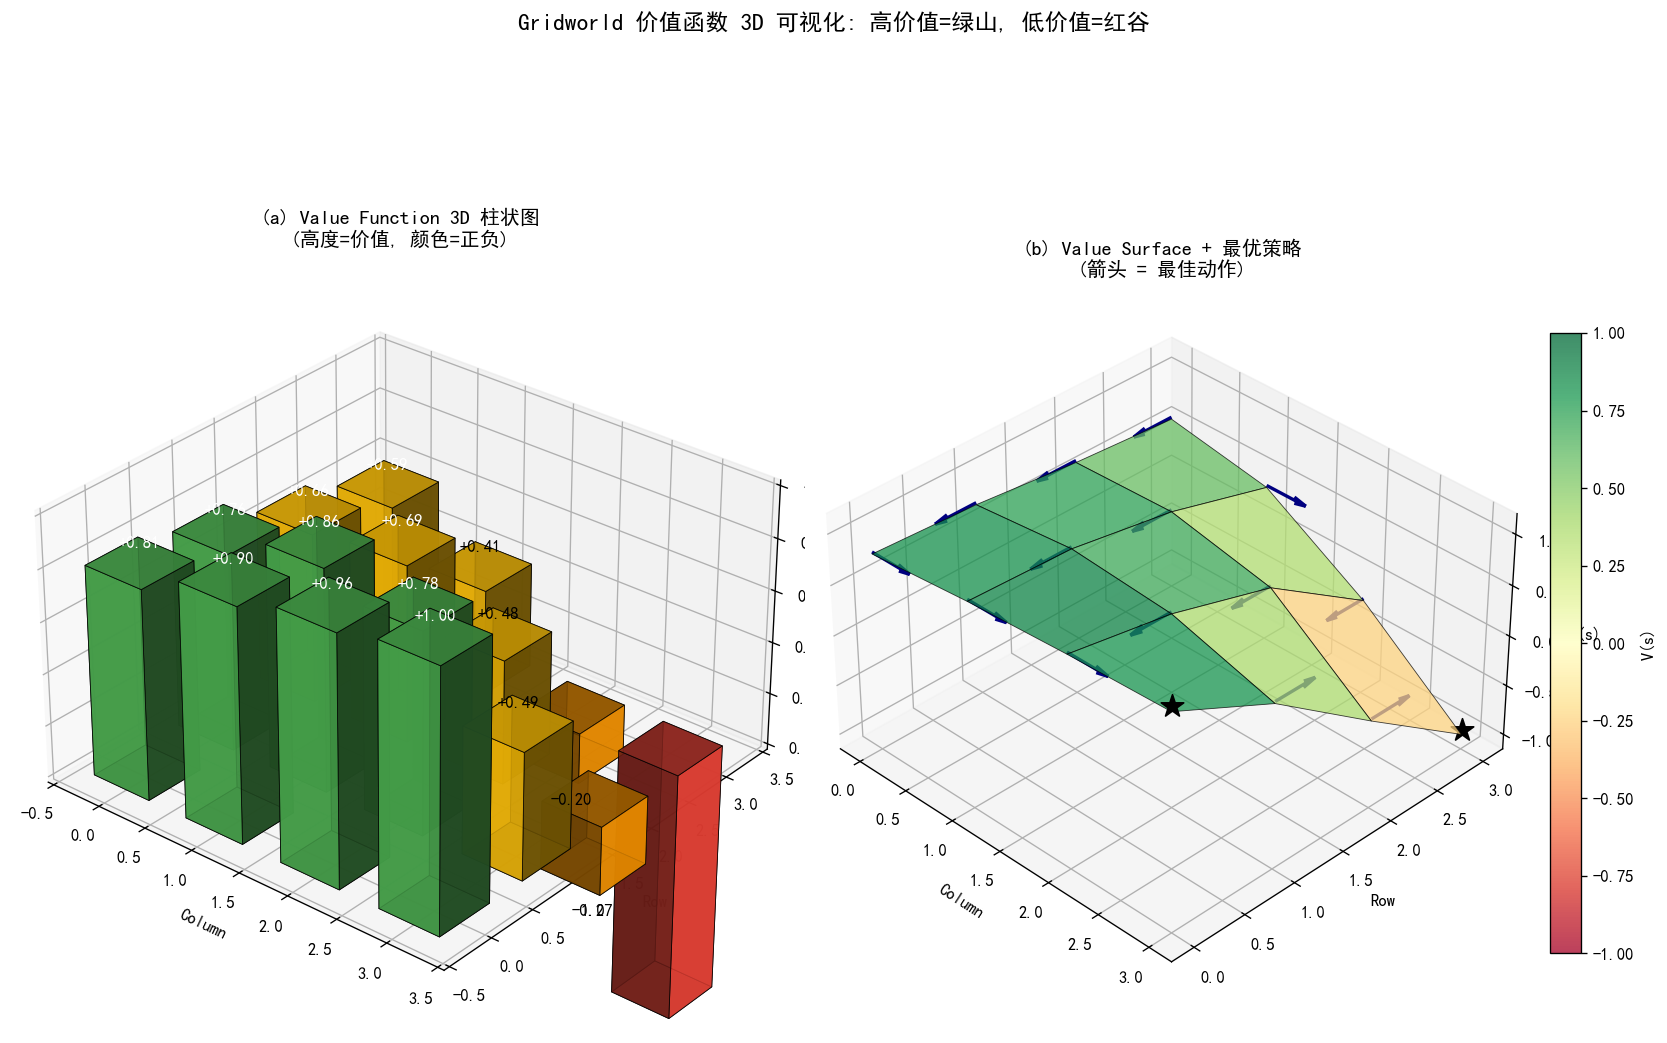

Generate this figure with Python:
"""
9-3-value-landscape-3d.py
Draw a 3D value function landscape for a simple Gridworld.
Each cell has a height = V(s), making it visually clear which cells are
"good" (tall green bars) and which are "bad" (short red bars).

Output: assets/figures/9-3-value-landscape-3d.png
"""
import os
os.makedirs("assets/figures", exist_ok=True)

import numpy as np
import matplotlib.pyplot as plt
from mpl_toolkits.mplot3d import Axes3D  # noqa


# 4x4 gridworld value function (from value iteration)
V = np.array([
    [0.81, 0.90, 0.96, 1.0],
    [0.76, 0.86, 0.78, 0.49],
    [0.66, 0.69, 0.48, -0.27],
    [0.59, 0.41, -0.20, -1.0]
])

# Terminal states
term_pos = [(0, 3, "+1"), (3, 3, "-1")]

fig = plt.figure(figsize=(14, 10))

# Left: 3D bar chart of V(s)
ax1 = fig.add_subplot(1, 2, 1, projection="3d")
xpos, ypos = np.meshgrid(range(4), range(4))
xpos = xpos.flatten()
ypos = ypos.flatten()
zpos = np.zeros_like(xpos, dtype=float)

# Color bars by value
colors = []
for v in V.flatten():
    if v > 0.7:
        colors.append("#4CAF50")  # green for high value
    elif v > 0:
        colors.append("#FFC107")  # yellow for positive
    elif v > -0.5:
        colors.append("#FF9800")  # orange for negative
    else:
        colors.append("#F44336")  # red for very negative

dx = dy = 0.6
dz = V.flatten()
ax1.bar3d(xpos - dx/2, ypos - dy/2, zpos, dx, dy, dz,
          color=colors, alpha=0.85, edgecolor="black", linewidth=0.5)

# Annotate values
for i in range(4):
    for j in range(4):
        v = V[i, j]
        ax1.text(j, i, v + (0.05 if v > 0 else -0.15),
                f"{v:+.2f}", ha="center", va="bottom" if v > 0 else "top",
                fontsize=10, fontweight="bold",
                color="white" if abs(v) > 0.5 else "black")

ax1.set_xlabel("Column")
ax1.set_ylabel("Row")
ax1.set_zlabel("V(s)")
ax1.set_title("(a) Value Function 3D 柱状图\n(高度=价值, 颜色=正负)", fontsize=12, fontweight="bold")
ax1.view_init(elev=30, azim=-50)
ax1.set_box_aspect((1, 1, 0.6))

# Right: 3D value surface with optimal policy
ax2 = fig.add_subplot(1, 2, 2, projection="3d")
X, Y = np.meshgrid(range(4), range(4))
surf = ax2.plot_surface(X, Y, V, cmap="RdYlGn", alpha=0.75,
                        linewidth=0.5, edgecolor="black",
                        vmin=-1, vmax=1)

# Add optimal policy arrows on the surface
policy = np.array([
    ['→', '→', '→', 'T'],
    ['↑', '↑', '↑', '↓'],
    ['↑', '↑', '↑', '↓'],
    ['↑', '→', '↑', 'T']
])
for i in range(4):
    for j in range(4):
        action = policy[i, j]
        if action == 'T':
            ax2.scatter([j], [i], [V[i, j] + 0.05], c="black", s=200, marker='*')
        else:
            # Draw an arrow on the surface
            arrow = {'↑': (0, -0.4), '↓': (0, 0.4), '←': (-0.4, 0), '→': (0.4, 0)}[action]
            ax2.quiver(j, i, V[i, j] + 0.02,
                       arrow[0], arrow[1], 0,
                       color="navy", arrow_length_ratio=0.3, linewidth=2)

ax2.set_xlabel("Column")
ax2.set_ylabel("Row")
ax2.set_zlabel("V(s)")
ax2.set_title("(b) Value Surface + 最优策略\n(箭头 = 最佳动作)", fontsize=12, fontweight="bold")
ax2.view_init(elev=35, azim=-45)
ax2.set_box_aspect((1, 1, 0.6))
fig.colorbar(surf, ax=ax2, fraction=0.04, pad=0.04, label="V(s)")

plt.suptitle("Gridworld 价值函数 3D 可视化: 高价值=绿山, 低价值=红谷",
             fontsize=14, fontweight="bold", y=1.01)
plt.tight_layout()
plt.savefig("assets/figures/9-3-value-landscape-3d.png", dpi=120, bbox_inches="tight")
print("Saved: assets/figures/9-3-value-landscape-3d.png")
